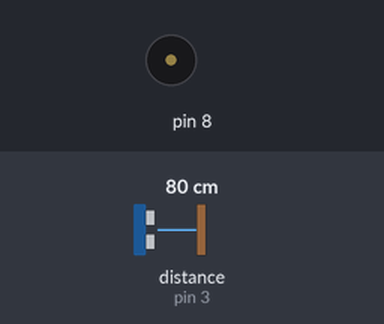
Recording of a sketch running on a simulated Arduino Uno, built with avr-gcc and run on an emulated ATmega328P. Shown: buzzer (waves = sounding). The test bench sets the inputs (shaded band); at power-on: distance to the obstacle (sensor on pin 3) 80 cm. The echo pulse lasts 58.3 µs per cm; what the sketch prints to the serial monitor is not drawn.

Above: at 0.6 s.
Timing chart, 0 to 3.0 s (numbered marks = the images above):
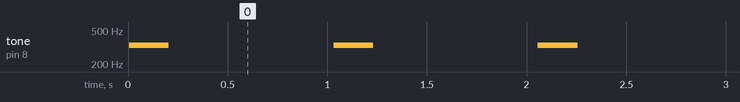

Measured:
- by itself, tone on pin 8: alternates 330 Hz for 0.20 s and silent for 0.83 s

The sketch:

lab8-3.ino
```cpp
// C++ code
//
const int alarm[] = {262,330,392};

void setup()
{
  Serial.begin(9600);
}

void loop()
{
  pinMode(2, OUTPUT);
  digitalWrite(2, LOW);
  delayMicroseconds(20);
  digitalWrite(2, HIGH);
  delayMicroseconds(20);
  digitalWrite(2, LOW);

  pinMode(3,INPUT);
  double dur = pulseIn(3, HIGH);
  double dis = (0.5 * 100 *(dur * 340 / 1000000)) + 2.1;
  //2.1은 오차보정값
  howfar(dis);
  Serial.print(dis);
  Serial.println(" cm");
  delay(1000);
}

void howfar(int x)
{
  if(x < 80)
  {
    tone(8,alarm[0],200);
    delay(50);
  }
  if((x >= 80) && (x < 160))
  {
    tone(8,alarm[1],200);
    delay(20);
  }
  if(x >= 160)
  {
    tone(8,alarm[2],200);
    delay(50);
  }

}
```
